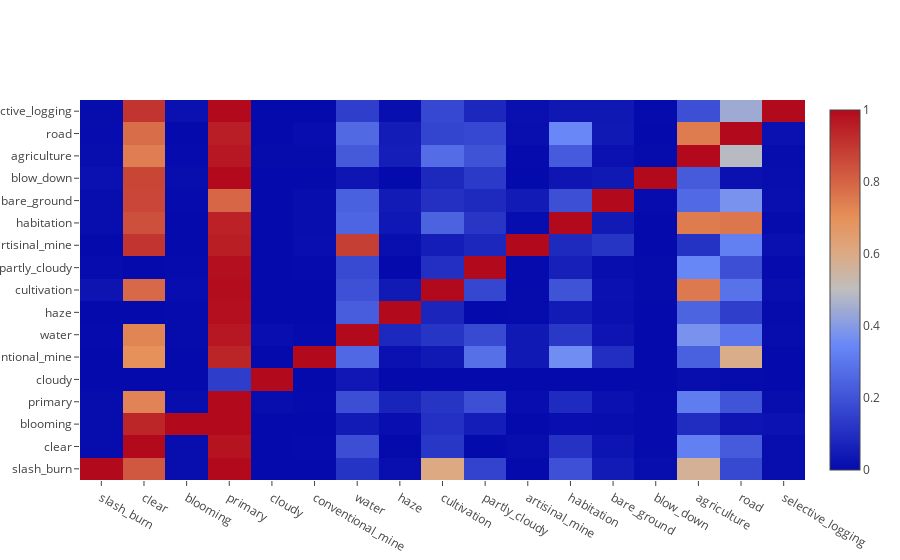

Here is the notebook cell this chart was saved with:
### Code cell
# Co-occurence Matrix
com = np.zeros([len(counts)]*2)

for i, l in enumerate(list(counts.keys())):
    for i2, l2 in enumerate(list(counts.keys())):
        c = 0.0
        cy = 0.0
        for row in labels.values:
            if l in row:
                c += 1
                if l2 in row: 
                    cy += 1        
        com[i, i2] = (cy / c)

data=[go.Heatmap(z=com, x=list(counts.keys()), y=list(counts.keys()))]
py.iplot(data, filename='train-com')

### Figure 1 — Plotly figure (JSON) as saved in the notebook; plotly's stock layout.template omitted (floating-point values rounded to 4 significant figures; data arrays with more than 128 entries replaced by an {"elided": "..."} marker saying what was removed)
{"data": [{"type": "heatmap", "x": ["slash_burn", "clear", "blooming", "primary", "cloudy", "conventional_mine", "water", "haze", "cultivation", "partly_cloudy", "artisinal_mine", "habitation", "bare_ground", "blow_down", "agriculture", "road", "selective_logging"], "y": ["slash_burn", "clear", "blooming", "primary", "cloudy", "conventional_mine", "water", "haze", "cultivation", "partly_cloudy", "artisinal_mine", "habitation", "bare_ground", "blow_down", "agriculture", "road", "selective_logging"], "z": {"elided": "17x17 float values"}}], "layout": {}}
